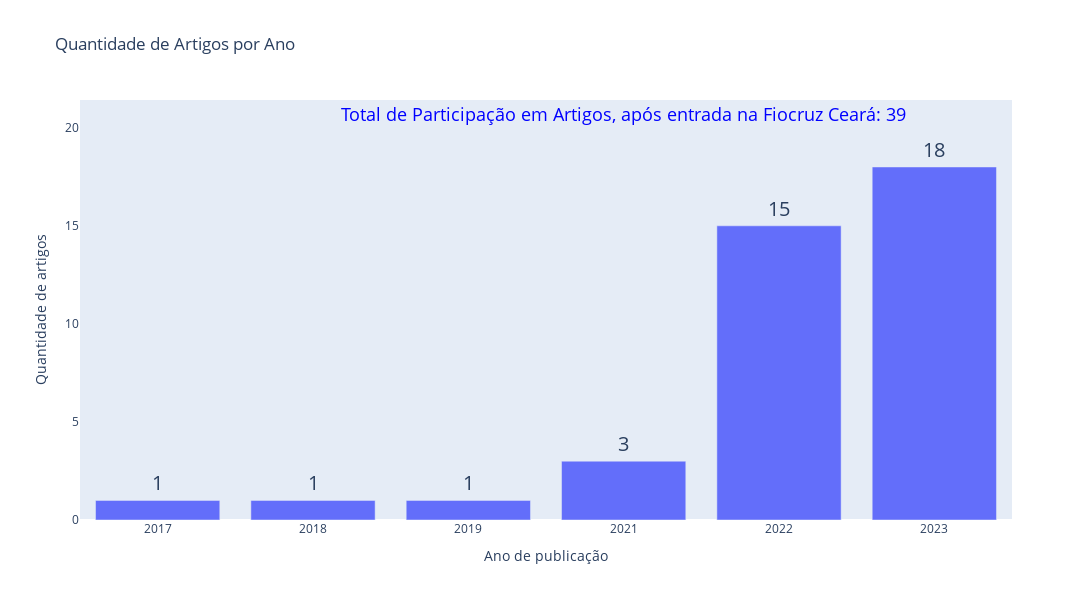

The code cell stored with this chart in its notebook:
### Code cell
plotar_artigos_ano(df_artigosperiodo)

### Figure 1 — Plotly figure (JSON) as saved in the notebook; plotly's stock layout.template omitted (floating-point values rounded to 4 significant figures)
{"data": [{"alignmentgroup": "True", "hovertemplate": "Ano de publicação=%{x}<br>Quantidade de artigos=%{y}<extra></extra>", "legendgroup": "", "marker": {"color": "#636efa", "pattern": {"shape": ""}}, "name": "", "offsetgroup": "", "orientation": "v", "showlegend": false, "textposition": "auto", "type": "bar", "x": [0, 1, 2, 3, 4, 5], "xaxis": "x", "y": [1, 1, 1, 3, 15, 18], "yaxis": "y"}], "layout": {"annotations": [{"font": {"size": 20}, "showarrow": false, "text": "1", "x": 0, "y": 1.9}, {"font": {"size": 20}, "showarrow": false, "text": "1", "x": 1, "y": 1.9}, {"font": {"size": 20}, "showarrow": false, "text": "1", "x": 2, "y": 1.9}, {"font": {"size": 20}, "showarrow": false, "text": "3", "x": 3, "y": 3.9}, {"font": {"size": 20}, "showarrow": false, "text": "15", "x": 4, "y": 15.9}, {"font": {"size": 20}, "showarrow": false, "text": "18", "x": 5, "y": 18.9}, {"font": {"color": "blue", "size": 18}, "showarrow": false, "text": "Total de Participação em Artigos, após entrada na Fiocruz Ceará: 39", "x": 3, "y": 20.7}], "barmode": "relative", "height": 600, "legend": {"tracegroupgap": 0}, "title": {"text": "Quantidade de Artigos por Ano"}, "width": 1380, "xaxis": {"anchor": "y", "domain": [0, 1], "showgrid": false, "ticktext": [2017, 2018, 2019, 2021, 2022, 2023], "tickvals": [0, 1, 2, 3, 4, 5], "title": {"text": "Ano de publicação"}}, "yaxis": {"anchor": "x", "domain": [0, 1], "showgrid": false, "title": {"text": "Quantidade de artigos"}}}}
